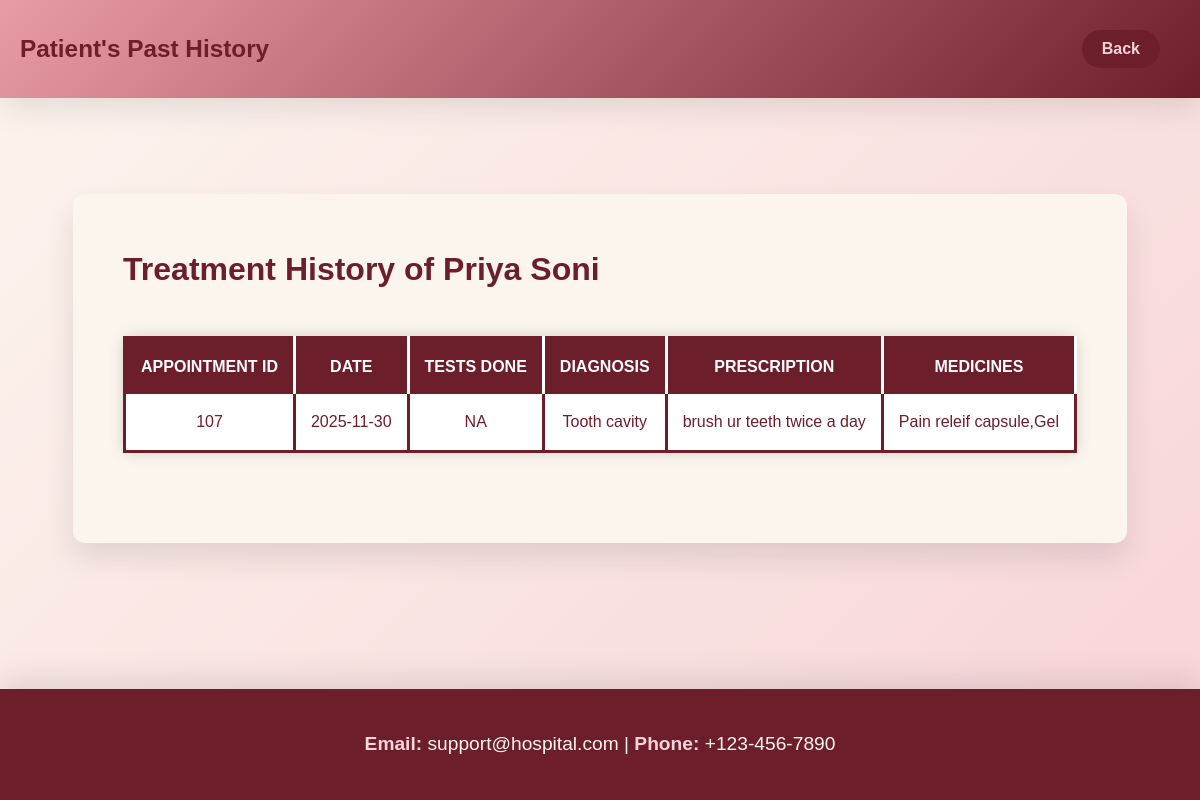
/past_history/P003, run on the app's committed database.
### models.py (models this page shows)
class Patient(db.Model):
    patient_id = db.Column(db.String(10), primary_key=True)
    patient_name = db.Column(db.String(50), nullable=False)
    password = db.Column(db.String(8), nullable=False)
    email = db.Column(db.String(30), nullable=True)
    contact_no = db.Column(db.String(10),  nullable=True)

class Treatment(db.Model):
    patient_id = db.Column(db.String(10), db.ForeignKey('patient.patient_id'), nullable=False, primary_key=True)
    appointment_id = db.Column(db.Integer, db.ForeignKey('appointment.appointment_id'), nullable=False, primary_key=True)
    test_done = db.Column(db.String(100), nullable=False)
    diagnosis = db.Column(db.String(200), nullable=False)
    prescription = db.Column(db.String(200), nullable=False)
    medicines = db.Column(db.String(300), nullable=False)

class Appointment(db.Model):
    appointment_id = db.Column(db.Integer, primary_key=True, autoincrement=True)
    patient_id = db.Column(db.String(10), db.ForeignKey('patient.patient_id'), nullable=False)
    doctor_name = db.Column(db.String(30), db.ForeignKey('doctor.doctor_name'), nullable=False)
    date = db.Column(db.Date, nullable=False)
    time = db.Column(db.String(30), nullable=False)
    status = db.Column(db.Enum(Appointment_status), nullable=False, default=Appointment_status.Booked)

### app.py (the view)
@app.route('/past_history/<string:patient_id>')
def past_history(patient_id):
    patient = Patient.query.get(patient_id)
    if not patient:
        flash("Patient not found!", "error")
        return redirect(url_for('doctor_dashboard'))
    treatments = (
        db.session.query(Treatment, Appointment)
        .join(Appointment, Treatment.appointment_id == Appointment.appointment_id)
        .filter(Treatment.patient_id == patient_id)
        .all()
    )
    return render_template('past_history.html', patient=patient,treatments=treatments)

### templates/past_history.html (shortened to what this page needs)
<!DOCTYPE html>
<html lang="en">
<head>
    <link rel="stylesheet" href="{{ url_for('static', filename='style2.css') }}">
</head>
<body>
    <header>
        <div class="container">
            <nav class="main-nav">
                <ul>
                    <li><a>
                            <h3>Patient's Past History</h3>
                        </a></li>
                </ul>
            </nav>
            <div class="button-container">
                <a href="{{ url_for('doctor_dashboard') }}">
                    <button type="button" class="nav-button"><b>Back</b></button>
                </a>
            </div>
        </div>
    </header>
    <main>
        <div class="doctor-info">
            <h2>Treatment History of {{ patient.patient_name }}</h2>
            {% if treatments %}
            <table class="doctor-appointments-table">
                <thead>
                    <tr>
                        <th>Appointment ID</th>
                        <th>Date</th>
                        <th>Tests Done</th>
                        <th>Diagnosis</th>
                        <th>Prescription</th>
                        <th>Medicines</th>
                    </tr>
                </thead>
                <tbody>
                    {% for treatment, appt in treatments %}
                    <tr>
                        <td>{{ appt.appointment_id }}</td>
                        <td>{{ appt.date }}</td>
                        <td>{{ treatment.test_done }}</td>
                        <td>{{ treatment.diagnosis }}</td>
                        <td>{{ treatment.prescription }}</td>
                        <td>{{ treatment.medicines }}</td>
                    </tr>
                    {% endfor %}
                </tbody>
            </table>
            {% else %}
            <p>No past treatments found for this patient.</p>
            {% endif %}
        </div>
    </main>
    <footer id="contactUs">
        <div class="container">
            <p><strong>Email: </strong> support@hospital.com | <strong>Phone:</strong> +123-456-7890</p>
        </div>
    </footer>
</body>
</html>

### static/style2.css (style rules this page uses)
* { margin: 0; padding: 0; box-sizing: border-box; }
html { scroll-behavior: smooth; }
body { font-family: 'Arial', sans-serif; background: linear-gradient(135deg, #FCF5EE, #F8D4D8); color: #6C1E2B; line-height: 1.6; min-height: 100vh; display: flex; flex-direction: column; justify-content: space-between; }
header { background: linear-gradient(135deg, #E89CA5, #6C1E2B); color: #FCF5EE; padding: 10px 0; box-shadow: 0 10px 30px rgba(0, 0, 0, 0.1); position: sticky; top: 0; z-index: 100; }
header .container { display: flex; justify-content: space-between; align-items: center; max-width: 1200px; margin: 0 auto; padding: 0 20px; }
nav ul { list-style-type: none; display: flex; }
nav ul li { margin-left: 30px; }
nav ul li:first-child { margin-left: 0; }
nav ul li a { color: #6C1E2B; text-decoration: none; font-size: 1.3rem; font-weight: 700; position: relative; padding-bottom: 5px; transition: color 0.3s ease, transform 0.3s ease, padding-bottom 0.3s ease; }
nav ul li a::after { content: ""; position: absolute; width: 0; height: 3px; background-color: #F8D4D8; left: 0; bottom: -5px; transition: width 0.3s; }
.button-container { display: flex; gap: 10px; justify-content: flex-end; padding: 20px; }
.nav-button { background-color: #6C1E2B; color: #F8D4D8; border: none; border-radius: 20px; padding: 10px 20px; font-size: 16px; font-weight: 800px; cursor: pointer; transition: all 0.3s ease; }
main { padding: 50px 50px; max-width: 1200px; margin: 0 auto; background-color: #FCF5EE; box-shadow: 0 15px 30px rgba(0, 0, 0, 0.1); border-radius: 12px; margin-top: 20px; margin-bottom: 20px; }
.doctor-info h2 { font-size: 2rem; color: #6C1E2B; }
footer { background: #6C1E2B; color: #FCF5EE; padding: 40px 20px; text-align: center; box-shadow: 0 -10px 30px rgba(0, 0, 0, 0.1); margin-top: 50px; }
footer .container { max-width: 1000px; margin: 0 auto; padding: 0 20px; }
footer p { color: #FCF5EE; font-size: 1.2rem; white-space: normal; word-break: break-word; }
footer p strong { color: #F8D4D8; }
main { padding: 50px; max-width: 1200px; margin: 0 auto; background-color: #FCF5EE; box-shadow: 0 15px 30px rgba(0, 0, 0, 0.1); border-radius: 12px; margin-top: 20px; margin-bottom: 20px; }
.doctor-appointments-table { width: 100%; margin: 40px auto; border-collapse: collapse; font-size: 18px; text-align: center; background-color: #ffffff; border-radius: 10px; box-shadow: 0 0 15px rgba(0, 0, 0, 0.15); border: 3px solid #6C1E2B; }
.doctor-appointments-table th { background-color: #6C1E2B; border-right: 3px solid white; color: white; padding: 15px; font-size: 16px; text-transform: uppercase; }
.doctor-appointments-table td { padding: 15px; border-bottom: 3px solid #6C1E2B; border-right: 3px solid #6C1E2B; font-size: 16px; vertical-align: middle; white-space: nowrap; }
.doctor-appointments-table td:last-child { border-right: none; }

### data on the page
Patient: patient_name "Priya Soni"
Treatment: appointment_id "107", date "2025-11-30", test_done "NA", diagnosis "Tooth cavity", prescription "brush ur teeth twice a day", medicines "Pain releif capsule,Gel"
